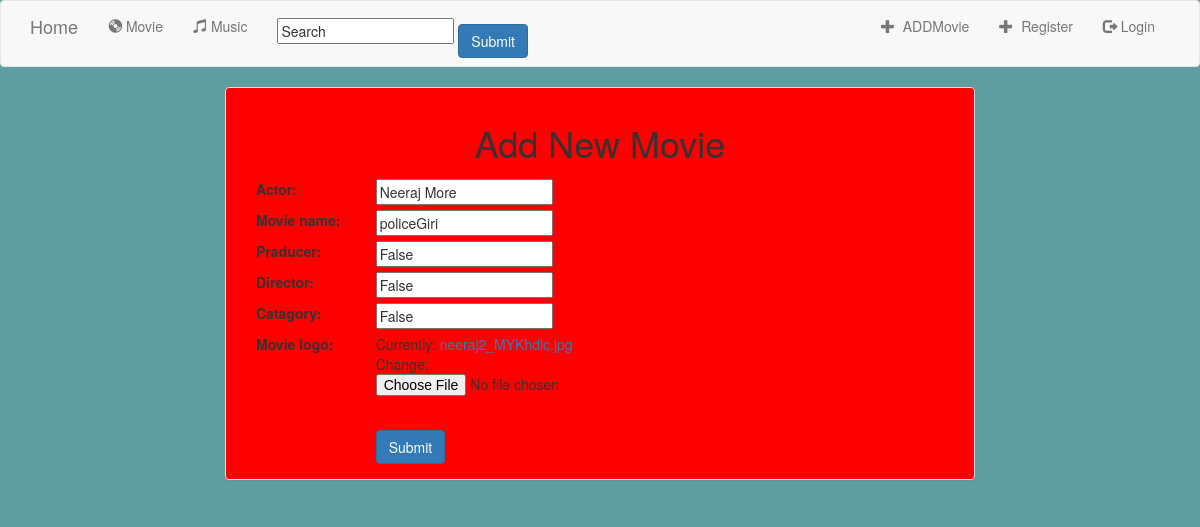
Page /app/edit/34/ on the committed database.
### App/models.py (models this page shows, shortened)
class Movie(models.Model):
    actor=models.CharField(max_length=30)
    movie_name=models.CharField(max_length=20)
    Praducer = models.CharField(max_length=30,default=False)
    Director = models.CharField(max_length=30,default=False)
    Catagory = models.CharField(max_length=30,default=False)
    movie_logo=models.FileField()

### App/views.py (the view)
# urls.py: url(r'^edit/(?P<pk>[0-9]+)/$',views.MovieUpdate.as_view(), name="movie-up"),
class MovieUpdate(UpdateView):
    model = Movie
    fields = ['actor','movie_name','Praducer','Director','Catagory','movie_logo']

### App/templates/App/movie_form.html (shortened to what this page needs)
{% extends 'App/main.html' %}
{% block a %}
<div class="container">
<div class="row">
	<div class="col-sm-12 col-md-8 col-md-offset-2">
		<div class="panel panel-default" style="background-colo:red">
		<div class="panel-body">
             <h1 class="text-center">Add New Movie</h1>
            <form class="form-horizotal" method="post" action="" enctype="multipart/form-data">
            	{% include 'App/form_temp.html' %}
            	<div class="form-group">
            		<div class="col-sm-offset-2 col-sm-10">
                    <button class="btn btn-primary">Submit</button>
            		</div>
            	</div>
            </form>
	      </div>
		</div>
	</div>
</div>
</div>
{% endblock %}

### App/templates/App/form_temp.html (shortened to what this page needs)
{% for msg in form %}
  <div class="form-group">
  	<div class="col-sm-offset-2 col-sm-10">
  	</div>
   <label class="control-label col-sm-2">
   	{{ msg.label_tag }}
   </label>
  <div class="col-sm-10">{{ msg }}</div>
  </div>
{% endfor %}

### App/static/App/style.css (style rules this page uses)
body { background-color: cadetblue; }
.btn-primary { margin-top: 6%; }
.panel-default { background-color: red; }

### App/templates/App/main.html (style rules this page uses)
body { background-color: cadetblue; }

### rows in the picture
Movie: form "Neeraj More" "policeGiri" "False" "False" "False"

### other values in the picture
{{ msg.label_tag }} "Actor:" "Movie name:" "Praducer:" "Director:" "Catagory:" "Movie logo:"
